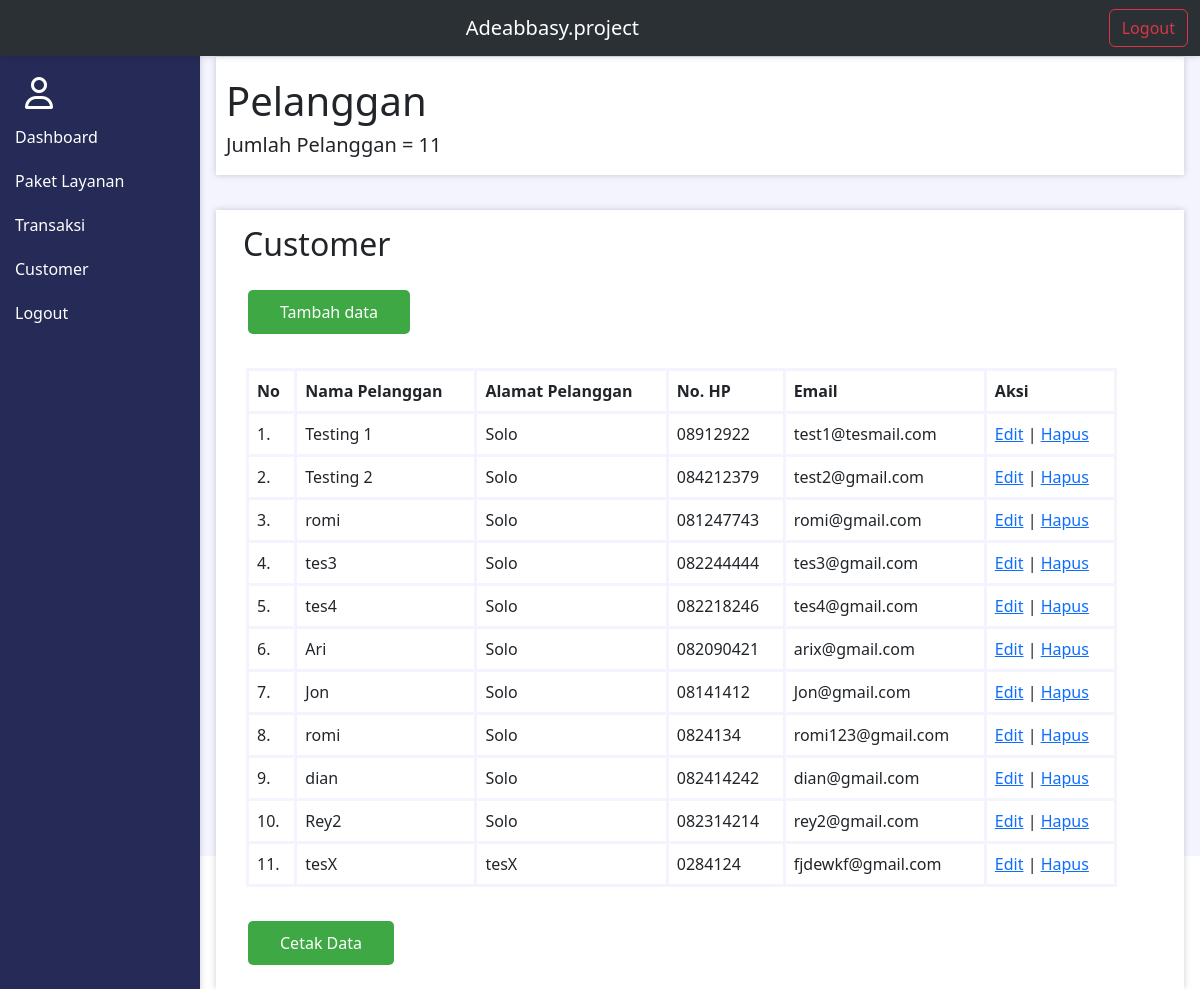
The page /admin/customer.php (signed in) on the database its author committed.
### tables this page shows
CREATE TABLE `customer` (
  `idcustomer` int(10) UNSIGNED NOT NULL,
  `nama_cust` varchar(200) DEFAULT NULL,
  `alamat_cust` varchar(450) DEFAULT NULL,
  `no_hp` varchar(15) DEFAULT NULL,
  `email` varchar(200) DEFAULT NULL,
  `pass` varchar(50) DEFAULT NULL
);

### admin/function.php (called while the page is built, shortened)
<?php
    $conn = mysqli_connect('localhost','root','','dbadeabbasy');
    function query($query){
        global $conn;
        $result = mysqli_query($conn, $query);
        $rows = [];
        while ($row = mysqli_fetch_assoc($result)){
            $rows[] = $row;
        }
        return $rows;
    }
?>

### admin/customer.php (the view, shortened to what this page needs)
<?php
    require ("function.php");
	$id = $_GET["id"];
    $customer = query ('SELECT * FROM customer ;');
    $jmlcustomer = 0;
    foreach($customer as $row) :
        $jmlcustomer++;
    endforeach;
?>
<!DOCTYPE html>
<html lang="en">
<head>
    <link href="https://cdn.jsdelivr.net/npm/bootstrap@5.3.0-alpha1/dist/css/bootstrap.min.css" rel="stylesheet">
    <link rel="stylesheet" href="style.css">
    <link rel="stylesheet" href="https://cdnjs.cloudflare.com/ajax/libs/font-awesome/6.4.0/css/all.min.css">
</head>
<body>
    <nav class="navbar navbar-expand-lg bg-body-tertiary sticky-top" data-bs-theme="dark" style="box-shadow: 0 0 6px 0 rgba(29, 29, 29, 0.21);">
        <div class="container-fluid">
            <a class="navbar-brand" href="./" style="text-align: center;">Adeabbasy.project</a>
            <div class="d-flex" role="search">
                <a href="logout.php"><button class="btn btn-outline-danger">Logout</button></a>
            </div>
        </div>
    </nav>
    <div class="sidebar">
        <div class="sideicon">
            <i class="fa-regular fa-user fa-2xl"></i>
        </div>
        <div class="sidelist" id="sidelist">
            <a class="side-link" href="index.php?id=<?= $id ?>"><div class="side-list">
                Dashboard
            </div></a>
            <a class="side-link" href="paket.php?id=<?= $id; ?>"><div class="side-list">
                Paket Layanan
            </div></a>
            <a class="side-link" href="transaksi.php?id=<?= $id; ?>"><div class="side-list">
                Transaksi
            </div></a>
            <a class="side-link" href="#"><div class="side-list">
                Customer
            </div></a>
            <a class="side-link" href="logout.php"><div class="side-list">
                Logout
            </div></a>
        </div>
    </div>
    <div class="content">
        <div class="isi" style="padding: 10px 10px;">
            <h1>Pelanggan</h1>
            <h5>Jumlah Pelanggan = <?= $jmlcustomer; ?></h5>
        </div>
        <div class="container kontener">
            <div class="row isi">
                <div class="column" style="margin: 15px 15px;"><h2>Customer</h2></div>
                <a href="./crud/tambahcustomer.php?id=<?= $id ?>" style="padding: 0 30px;"><button class="tambah">Tambah data</button></a>
                <table class="tabel" style="margin: 30px 30px;">
                    <tr>
                        <th>No</th>
                        <th>Nama Pelanggan</th>
                        <th>Alamat Pelanggan</th>
                        <th>No. HP</th>
                        <th>Email</th>
                        <th>Aksi</th>
                    </tr>
                    <?php
                    $i = 1;
                    foreach($customer as $row) :
                    ?>
                    <tr class="isitabel">
                        <td><?= $i; ?>.</td>
                        <td><?= $row["nama_cust"]; ?></td>
                        <td><?= $row["alamat_cust"]; ?></td>
                        <td><?= $row["no_hp"]; ?></td>
                        <td><?= $row["email"]; ?></td>
                        <td><a href="crud/editcust.php?id=<?= $id ?>&idcust=<?= $row["idcustomer"]; ?>">Edit</a> | <a href="crud/hapuscust.php?id=<?= $id ?>&idcust=<?= $row["idcustomer"]; ?>" onclick="return confirm('apakah anda yakin ingin menghapus?');">Hapus</a></td>
                    </tr>
                    <?php $i++; ?>
                    <?php endforeach; ?>
                </table>
                <a href="cetakcust.php" style="padding: 0 30px;" target="blank_"><button class="tambah">Cetak Data</button></a></br></br></br>
            </div>
        </div>
    </div>
</body>
</html>

### admin/customer.php (style rules this page uses)
.tambah { color: white; background-color: #3ea845; border-radius: 5px; border: none; padding: 10px 32px; text-align: center; display: inline-block; font-size: 16px; margin: 4px 2px; cursor: pointer; }
.side-link { text-decoration: none; color: white; }
.sideicon { margin-top: 20px; padding: 5px 25px 15px; }
.side-list { width: 100%; padding: 5px 15px 15px; }
.sidebar { margin: 0; padding: 0; width: 200px; position: fixed; height: 100%; overflow: auto; background: #262A56; color: white; box-shadow: 0 0 6px 0 rgba(29, 29, 29, 0.21); }
.content { margin-left: 200px; padding: 1px 16px; height: 100vh; background-color: #F4F4FF; }
.content h1 { margin-top: 10px; }
.kontener { margin-top: 30px; }
.column { float: left; width: 25%; }
.row { margin-top: 35px; }
.isi { background-color: #ffff; box-shadow: 0 0 6px 0 rgba(29, 29, 29, 0.21); }
.row:after { content: ""; display: table; clear: both; }
.tabel { border-collapse: collapse; width: 90%; }
.tabel td, th { border: 3px solid #F4F4FF; text-align: left; padding: 8px; }

### rows shown on the page
customer: nama_cust "Testing 1", alamat_cust "Solo", no_hp "08912922", email "test1@tesmail.com"
customer: nama_cust "Testing 2", alamat_cust "Solo", no_hp "084212379", email "test2@gmail.com"
customer: nama_cust "romi", alamat_cust "Solo", no_hp "081247743", email "romi@gmail.com"
customer: nama_cust "tes3", alamat_cust "Solo", no_hp "082244444", email "tes3@gmail.com"
customer: nama_cust "tes4", alamat_cust "Solo", no_hp "082218246", email "tes4@gmail.com"
customer: nama_cust "Ari", alamat_cust "Solo", no_hp "082090421", email "arix@gmail.com"
customer: nama_cust "Jon", alamat_cust "Solo", no_hp "08141412", email "Jon@gmail.com"
customer: nama_cust "romi", alamat_cust "Solo", no_hp "0824134", email "romi123@gmail.com"
customer: nama_cust "dian", alamat_cust "Solo", no_hp "082414242", email "dian@gmail.com"
customer: nama_cust "Rey2", alamat_cust "Solo", no_hp "082314214", email "rey2@gmail.com"
customer: nama_cust "tesX", alamat_cust "tesX", no_hp "0284124", email "fjdewkf@gmail.com"

### other values the page prints
$jmlcustomer "11"
